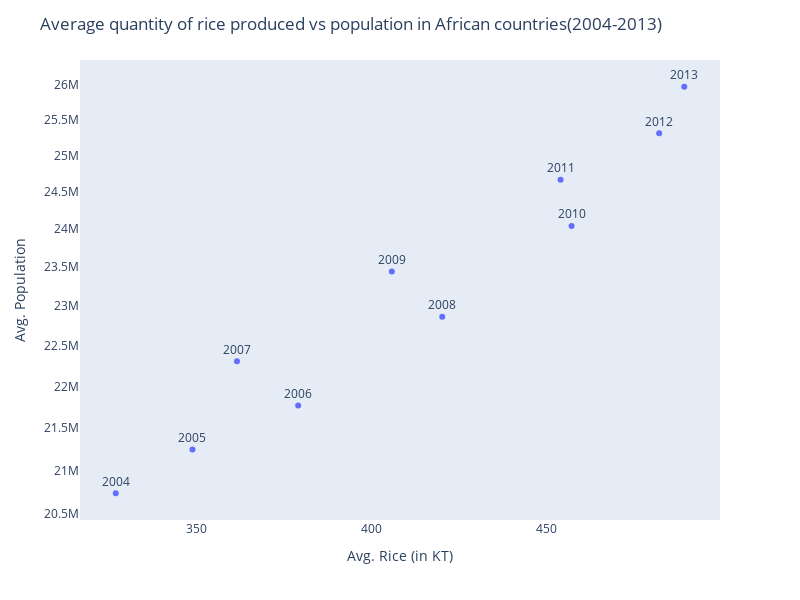

Write notebook code for a chart like this one.
### Code cell
#plotting df_rpop_grouped to show the correlation between avarage rice produced and population by year
fig=px.scatter(df_rpop_grouped,x="Avg. Rice (in KT)" ,y="Avg. Population", hover_name="Year", log_y=True, text="Year")
fig.update_layout(width=800,
                  height=600,
                  xaxis_showgrid=False,
                  yaxis_showgrid=False,
                  title=" Average quantity of rice produced vs population in African countries(2004-2013)",
                 )
fig.update_traces(textposition="top center")
fig.show()

### Figure 1 — Plotly figure (JSON) as saved in the notebook; plotly's stock layout.template omitted (floating-point values rounded to 4 significant figures)
{"data": [{"hovertemplate": "<b>%{hovertext}</b><br><br>Avg. Rice (in KT)=%{x}<br>Avg. Population=%{y}<br>Year=%{text}<extra></extra>", "hovertext": [2004, 2005, 2006, 2007, 2008, 2009, 2010, 2011, 2012, 2013], "legendgroup": "", "marker": {"color": "#636efa", "symbol": "circle"}, "mode": "markers+text", "name": "", "orientation": "v", "showlegend": false, "text": [2004, 2005, 2006, 2007, 2008, 2009, 2010, 2011, 2012, 2013], "textposition": "top center", "type": "scatter", "x": [326.8, 348.8, 379.0, 361.5, 420.3, 405.8, 457.3, 454.2, 482.4, 489.6], "xaxis": "x", "y": [20740000.0, 21240000.0, 21768085, 22310000.0, 22870000.0, 23440000.0, 24040000.0, 24660000.0, 25310000.0, 25970000.0], "yaxis": "y"}], "layout": {"height": 600, "legend": {"tracegroupgap": 0}, "margin": {"t": 60}, "title": {"text": " Average quantity of rice produced vs population in African countries(2004-2013)"}, "width": 800, "xaxis": {"anchor": "y", "domain": [0, 1], "showgrid": false, "title": {"text": "Avg. Rice (in KT)"}}, "yaxis": {"anchor": "x", "domain": [0, 1], "showgrid": false, "title": {"text": "Avg. Population"}, "type": "log"}}}
